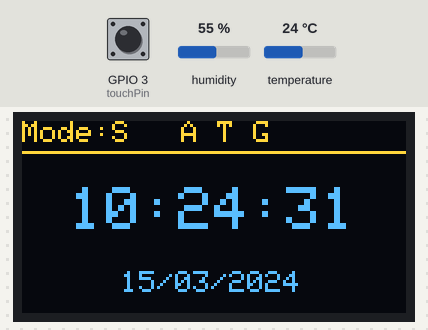
Simulated run of this sketch. Board: ESP32-C3. Shown: 128×64 one-colour display. The test bench sets the inputs (shaded band); at power-on: GPIO 3 (touchPin) LOW, humidity 55 %, temperature 24 °C. The OLED is the two-colour kind (top 16 rows yellow); the local clock reads 2024-03-15 10:24:30 at power-on unless the sketch sets it; what the sketch prints to the serial monitor is not drawn.

Above: at 1.2 s.
1.3 s: GPIO 3 (touchPin) pulled HIGH for 0.15 s
At 2.4 s:
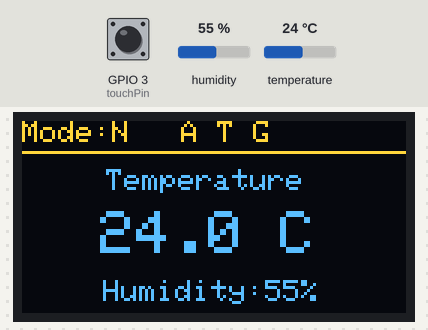
4.4 s: humidity set to 22 %
At 6.2 s:
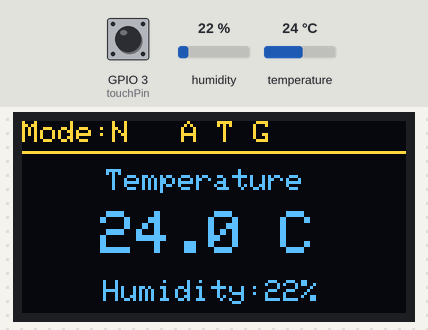
7.4 s: GPIO 3 (touchPin) pulled HIGH for 3.2 s
At 9.8 s:
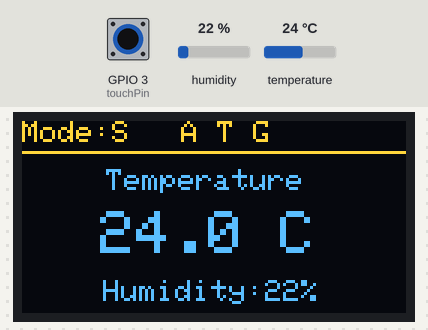
12.1 s: temperature set to 12 °C
At 14.7 s:
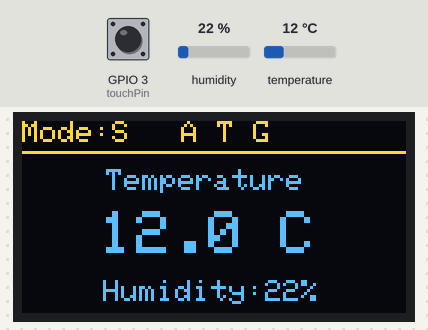
15.1 s: humidity set to 40 %
At 17.0 s:
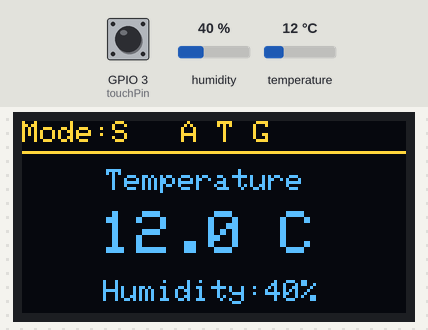
17.3 s: temperature set to 19 °C
At 18.4 s:
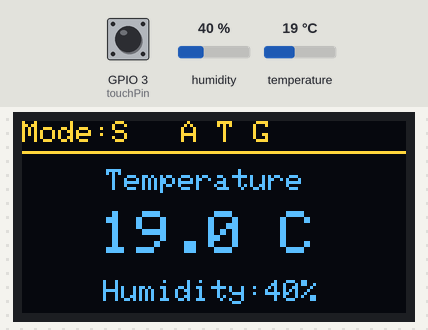
Timing chart, 0 to 20.3 s (numbered marks = the images above; inputs shaded):
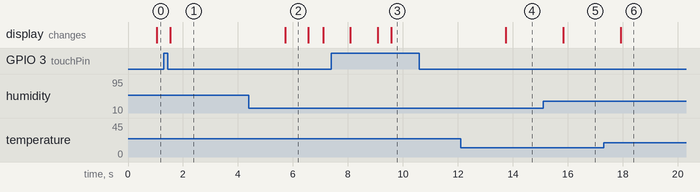

The sketch:

VortexSmartClock.ino
```cpp
// (licence header left out)
#include <Wire.h>
#include <Adafruit_GFX.h>
#include <Adafruit_SSD1306.h>
#include <RTClib.h>
#include <DHT.h>
#include <WiFi.h>
#include "time.h"

#define SCREEN_WIDTH 128
#define SCREEN_HEIGHT 64
#define OLED_RESET    -1
Adafruit_SSD1306 display(SCREEN_WIDTH, SCREEN_HEIGHT, &Wire, OLED_RESET);

RTC_DS3231 rtc; // Use RTC_DS1307 rtc; if you have DS1307

#define DHTPIN 4     // DHT11 Data Pin
#define DHTTYPE DHT11
DHT dht(DHTPIN, DHTTYPE);

// --- Wi-Fi Access Point and NTP Network Configuration ---
const char* apSsid     = "ATG Smart Clock";     // Clock Hotspot Name
const char* apPassword = "12345678";              // Default Hotspot Password

const char* ntpServer = "pool.ntp.org";
const long  gmtOffset_sec = 19800;      // IST offset for India (+5:30 hours = 19800 seconds)
const int   daylightOffset_sec = 0;

bool timeSyncedOnce = false;

// --- Temperature and Humidity Calibration (Offsets) ---
const float TEMP_OFFSET = 0.0;
const float HUMIDITY_OFFSET = 0.0;

const int touchPin = 3; // TTP223 Touch Sensor Pin

// System Modes and States
enum DisplayMode {
  MODE_PERMANENT_CLOCK,    // Mode S: Permanent Clock Mode
  MODE_PERMANENT_WEATHER,  // Mode S: Permanent Weather Mode
  MODE_TEMP_TEMPORARY      // Mode N: Temporary 5-second mode via short touch
};

DisplayMode currentMode = MODE_PERMANENT_CLOCK;

// Time Format (True = 12-Hour format with AM/PM, False = 24-Hour format)
bool is12HourFormat = false;

unsigned long pressStartTime = 0;
unsigned long weatherStartTime = 0;
const unsigned long weatherDisplayDuration = 5000; // 5 seconds temporary display duration
const unsigned long longPressTime = 2000;          // 2 seconds for long press

// Variables for 3-tap detection
int tapCount = 0;
unsigned long lastTapTime = 0;
const unsigned long tapWindow = 1000; // 3 taps within 1 second

bool lastTouchState = LOW;
bool actionTaken = false;

void setup() {
  Serial.begin(115200);

  // ESP32-C3 I2C Pins (SDA=5, SCL=6)
  Wire.begin(5, 6);

  if(!display.begin(SSD1306_SWITCHCAPVCC, 0x3C)) {
    Serial.println(F("SSD1306 allocation failed"));
    while(1);
  }
  display.clearDisplay();
  display.setTextColor(SSD1306_WHITE);

  // Start Wi-Fi Access Point immediately without blocking normal clock startup
  WiFi.softAP(apSsid, apPassword);
  Serial.println("Hotspot started: ATG Smart Clock");

  rtc.begin();
  dht.begin();

  pinMode(touchPin, INPUT);

  if (rtc.lostPower()) {
    rtc.adjust(DateTime(F(__DATE__), F(__TIME__)));
  }
}

void loop() {
  // Check if a phone/device is connected to the clock's hotspot
  bool wifiConnectedFlag = (WiFi.softAPgetStationNum() > 0);

  // If connected and time hasn't been synced in this session, sync time via NTP
  if (wifiConnectedFlag && !timeSyncedOnce) {
    configTime(gmtOffset_sec, daylightOffset_sec, ntpServer);
    struct tm timeinfo;
    if (getLocalTime(&timeinfo, 2000)) {
      rtc.adjust(DateTime(timeinfo.tm_year + 1900, timeinfo.tm_mon + 1, timeinfo.tm_mday,
                          timeinfo.tm_hour, timeinfo.tm_min, timeinfo.tm_sec));
      timeSyncedOnce = true;
      Serial.println("Time synchronized successfully via connected phone!");
    }
  }

  // Reset sync flag if phone disconnects so it can re-sync next time it connects
  if (!wifiConnectedFlag) {
    timeSyncedOnce = false;
  }

  int currentTouchState = digitalRead(touchPin);
  unsigned long currentTime = millis();

  // Detect touch press down
  if (currentTouchState == HIGH && lastTouchState == LOW) {
    pressStartTime = currentTime;
    actionTaken = false;
  }

  // Long press (> 2 seconds) -> Toggle between permanent clock and permanent weather (Mode S)
  if (currentTouchState == HIGH && !actionTaken) {
    if (currentTime - pressStartTime >= longPressTime) {
      if (currentMode == MODE_PERMANENT_WEATHER) {
        currentMode = MODE_PERMANENT_CLOCK;
      } else {
        currentMode = MODE_PERMANENT_WEATHER;
      }
      actionTaken = true;
      tapCount = 0;
    }
  }

  // On touch release (Short Press)
  if (currentTouchState == LOW && lastTouchState == HIGH) {
    if (!actionTaken && (currentTime - pressStartTime < longPressTime)) {

      // --- 3-Tap Detection (12/24 Hour Format Toggle) ---
      if (currentTime - lastTapTime <= tapWindow) {
        tapCount++;
      } else {
        tapCount = 1;
      }
      lastTapTime = currentTime;

      if (tapCount >= 3) {
        is12HourFormat = !is12HourFormat;
        tapCount = 0;
      }
      else {
        // Normal short tap action
        if (currentMode == MODE_PERMANENT_CLOCK) {
          currentMode = MODE_TEMP_TEMPORARY; // Show weather for 5 seconds (Mode N)
          weatherStartTime = currentTime;
        }
        else if (currentMode == MODE_PERMANENT_WEATHER) {
          currentMode = MODE_PERMANENT_CLOCK; // Return to permanent clock
        }
      }
    }
  }

  lastTouchState = currentTouchState;

  if (tapCount > 0 && (millis() - lastTapTime > tapWindow)) {
    tapCount = 0;
  }

  // Temporary mode (5 seconds Mode N) timer check
  if (currentMode == MODE_TEMP_TEMPORARY) {
    if (millis() - weatherStartTime >= weatherDisplayDuration) {
      currentMode = MODE_PERMANENT_CLOCK;
    }
  }

  // --- Display Rendering ---
  DateTime now = rtc.now();
  display.clearDisplay();

  // 1. Mode indicator at top left corner ('Mode:S' or 'Mode:N')
  display.setTextSize(1);
  display.setCursor(0, 0);
  if (currentMode == MODE_TEMP_TEMPORARY) {
    display.print("Mode:N");
  } else {
    display.print("Mode:S");
  }

  // 2. 'A T G' header at the center
  display.setCursor(53, 0);
  display.print("A T G");

  // 3. Show AM/PM at top-right corner if 12-hour format is active
  if (is12HourFormat) {
    int displayHourForAmPm = now.hour();
    String topSuffix = (displayHourForAmPm >= 12) ? "PM" : "AM";
    display.setCursor(108, 0);
    display.print(topSuffix);
  }

  display.drawLine(0, 10, 127, 10, SSD1306_WHITE);

  if (currentMode == MODE_PERMANENT_WEATHER || currentMode == MODE_TEMP_TEMPORARY) {
    // --- Temperature and Humidity Page (Using your custom coordinates) ---
    float h = dht.readHumidity() + HUMIDITY_OFFSET;
    float t = dht.readTemperature() + TEMP_OFFSET;

    // Header text "Temperature" at center (X = 28)
    display.setTextSize(1);
    display.setCursor(28, 16);
    display.print("Temperature");

    if (isnan(h - HUMIDITY_OFFSET) || isnan(t - TEMP_OFFSET)) {
      display.setTextSize(1);
      display.setCursor(28, 38);
      display.print("Sensor Error!");
    } else {
      // Temperature value set at X = 26
      display.setTextSize(2);
      display.setCursor(26, 30);
      display.print(t, 1);
      display.print(" C");

      // Humidity value set at X = 27
      display.setTextSize(1);
      display.setCursor(27, 53);
      display.print("Humidity:");
      display.print((int)h);
      display.print("%");
    }
  }
  else {
    // --- Clock Mode ---
    display.setTextSize(2);

    int displayHour = now.hour();

    if (is12HourFormat) {
      if (displayHour == 0) {
        displayHour = 12;
      } else if (displayHour > 12) {
        displayHour -= 12;
      }
      display.setCursor(34, 22); // 12-Hour center position
    } else {
      display.setCursor(16, 22); // 24-Hour center position
    }

    if (displayHour < 10) display.print("0");
    display.print(displayHour);
    display.print(":");

    if (now.minute() < 10) display.print("0");
    display.print(now.minute());

    if (!is12HourFormat) {
      display.print(":");
      if (now.second() < 10) display.print("0");
      display.print(now.second());
    }

    // Date (DD/MM/YYYY) center position
    display.setTextSize(1);
    display.setCursor(33, 50);

    if (now.day() < 10) display.print("0");
    display.print(now.day());
    display.print("/");
    if (now.month() < 10) display.print("0");
    display.print(now.month());
    display.print("/");
    display.print(now.year());
  }

  // --- Wi-Fi Connected Icon at Bottom-Right Corner ---
  if (wifiConnectedFlag) {
    display.drawPixel(122, 60, SSD1306_WHITE);
    display.drawPixel(120, 58, SSD1306_WHITE);
    display.drawPixel(124, 58, SSD1306_WHITE);
    display.drawPixel(118, 56, SSD1306_WHITE);
    display.drawPixel(126, 56, SSD1306_WHITE);
  }

  display.display();
  delay(50);
}
```

Measured:
- after the input at 1.3 s, the display: changes after 0.23 s (image 1)
- after the input at 4.4 s, the display: changes after 1.3 s (image 2)
- after the input at 7.4 s, the display: first differs from a run without the input after 2.2 s (image 3)
- after the input at 12.1 s, the display: changes after 1.7 s (image 4)
- after the input at 15.1 s, the display: changes after 0.74 s (image 5)
- after the input at 17.3 s, the display: changes after 0.63 s (image 6)
- what the display in image 2 shows lasts 0.9 s, from 5.7 s to 6.6 s
